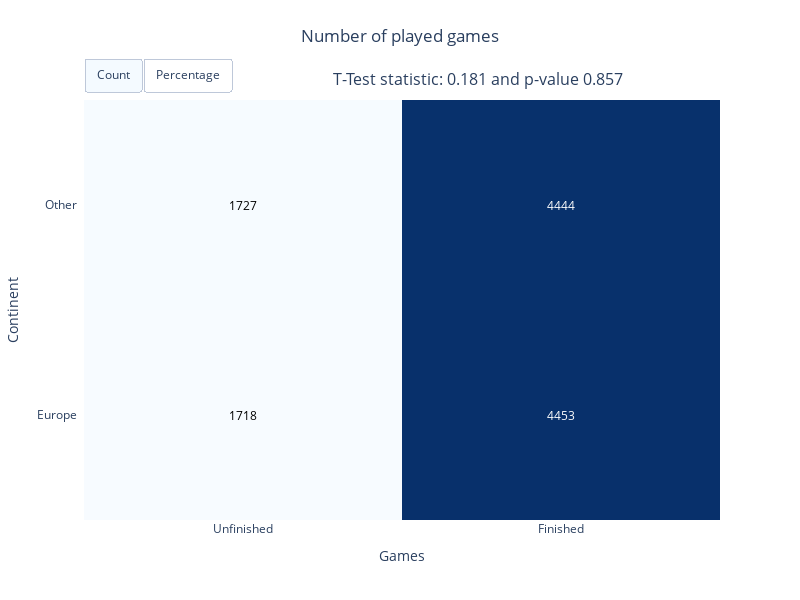

Notebook code for this chart:
### Markdown cell above
## Plot 6 - Observation study Results

### Code cell
fig_name = "paths_count_observe"
fig_title = "{} of played games"
fig_ylabel = "Continent"
fig_xlabel = "Games"


count = pd.crosstab(df_analysis_balanced["treatment"], df_analysis_balanced["isFinished"]).sort_index(ascending=False)
percentage = pd.crosstab(df_analysis_balanced["treatment"], df_analysis_balanced["isFinished"], normalize="columns").sort_index(ascending=False)
percentage = np.char.mod("%0.2f", percentage.values * 100)
percentage = np.core.defchararray.add(percentage, np.full(percentage.shape, " %", dtype='2U'))

test_results = scipy.stats.ttest_ind(df_analysis_balanced[df_analysis_balanced["treatment"]]["isFinished"], df_analysis_balanced[~df_analysis_balanced["treatment"]]["isFinished"])

fig = ff.create_annotated_heatmap(
    count.values,
    annotation_text=count.values,
    colorscale="Blues",
    x=["Unfinished", "Finished"],
    y=[TREATMENT_LABEL, CONTROL_LABEL]
)

count_annotations = fig.to_dict()["layout"]["annotations"]
percentage_annotations = []
for count_annot, percentage_annot in zip(count_annotations, percentage.flatten()):
    tmp_annot = copy.deepcopy(count_annot)
    tmp_annot["text"] = percentage_annot
    percentage_annotations.append(copy.deepcopy(tmp_annot))

second_title = dict(
    font={"color": fig.layout.title.font.color, "size": 16},
    text=f"T-Test statistic: {test_results.statistic:.3f} and p-value {test_results.pvalue:.3f}",
    xref="paper",
    yref="paper",
    x=0.85,
    y=1.08,
    showarrow=False
)

count_annotations.append(second_title)
percentage_annotations.append(second_title)

buttons = [
    dict(label="Count", method="update", args=[{}, {"annotations": count_annotations, "title": fig_title.format("Number")}]),
    dict(label="Percentage", method="update", args=[{}, {"annotations": percentage_annotations, "title": fig_title.format("Percentage")}]),
]

fig.update_layout(
    title=fig_title.format("Number"),
    title_x=0.5,
    title_y=.95,
    yaxis_title=fig_ylabel,
    xaxis_title=fig_xlabel,
    xaxis_side="bottom",
    width=FIGURE_WIDTH,
    height=FIGURE_HEIGHT,
    updatemenus=[dict(type="buttons", showactive=True, buttons=buttons, x=0, xanchor="left", y=1.1, yanchor="top", direction="right")],
    margin=dict(t=100),
    annotations=count_annotations
)

fig.write_html(os.path.join(PLOTS_PATH_HTML, f"{fig_name}_map.html"))
fig.write_image(os.path.join(PLOTS_PATH_PX, f"{fig_name}_map.pdf"))
fig.show()

### Figure 1 — Plotly figure (JSON) as saved in the notebook; plotly's stock layout.template omitted (floating-point values rounded to 4 significant figures)
{"data": [{"colorscale": [[0, "rgb(247,251,255)"], [0.125, "rgb(222,235,247)"], [0.25, "rgb(198,219,239)"], [0.375, "rgb(158,202,225)"], [0.5, "rgb(107,174,214)"], [0.625, "rgb(66,146,198)"], [0.75, "rgb(33,113,181)"], [0.875, "rgb(8,81,156)"], [1, "rgb(8,48,107)"]], "reversescale": false, "showscale": false, "type": "heatmap", "x": ["Unfinished", "Finished"], "y": ["Europe", "Other"], "z": [[1718, 4453], [1727, 4444]]}], "layout": {"annotations": [{"font": {"color": "#000000"}, "showarrow": false, "text": "1718", "x": "Unfinished", "xref": "x", "y": "Europe", "yref": "y"}, {"font": {"color": "#FFFFFF"}, "showarrow": false, "text": "4453", "x": "Finished", "xref": "x", "y": "Europe", "yref": "y"}, {"font": {"color": "#000000"}, "showarrow": false, "text": "1727", "x": "Unfinished", "xref": "x", "y": "Other", "yref": "y"}, {"font": {"color": "#FFFFFF"}, "showarrow": false, "text": "4444", "x": "Finished", "xref": "x", "y": "Other", "yref": "y"}, {"font": {"size": 16}, "showarrow": false, "text": "T-Test statistic: 0.181 and p-value 0.857", "x": 0.85, "xref": "paper", "y": 1.08, "yref": "paper"}], "height": 600, "margin": {"t": 100}, "title": {"text": "Number of played games", "x": 0.5, "y": 0.95}, "updatemenus": [{"buttons": [{"args": [{}, {"annotations": [{"font": {"color": "#000000"}, "showarrow": false, "text": "1718", "x": "Unfinished", "xref": "x", "y": "Europe", "yref": "y"}, {"font": {"color": "#FFFFFF"}, "showarrow": false, "text": "4453", "x": "Finished", "xref": "x", "y": "Europe", "yref": "y"}, {"font": {"color": "#000000"}, "showarrow": false, "text": "1727", "x": "Unfinished", "xref": "x", "y": "Other", "yref": "y"}, {"font": {"color": "#FFFFFF"}, "showarrow": false, "text": "4444", "x": "Finished", "xref": "x", "y": "Other", "yref": "y"}, {"font": {"color": null, "size": 16}, "showarrow": false, "text": "T-Test statistic: 0.181 and p-value 0.857", "x": 0.85, "xref": "paper", "y": 1.08, "yref": "paper"}], "title": "Number of played games"}], "label": "Count", "method": "update"}, {"args": [{}, {"annotations": [{"font": {"color": "#000000"}, "showarrow": false, "text": "49.87 %", "x": "Unfinished", "xref": "x", "y": "Europe", "yref": "y"}, {"font": {"color": "#FFFFFF"}, "showarrow": false, "text": "50.05 %", "x": "Finished", "xref": "x", "y": "Europe", "yref": "y"}, {"font": {"color": "#000000"}, "showarrow": false, "text": "50.13 %", "x": "Unfinished", "xref": "x", "y": "Other", "yref": "y"}, {"font": {"color": "#FFFFFF"}, "showarrow": false, "text": "49.95 %", "x": "Finished", "xref": "x", "y": "Other", "yref": "y"}, {"font": {"color": null, "size": 16}, "showarrow": false, "text": "T-Test statistic: 0.181 and p-value 0.857", "x": 0.85, "xref": "paper", "y": 1.08, "yref": "paper"}], "title": "Percentage of played games"}], "label": "Percentage", "method": "update"}], "direction": "right", "showactive": true, "type": "buttons", "x": 0, "xanchor": "left", "y": 1.1, "yanchor": "top"}], "width": 800, "xaxis": {"dtick": 1, "gridcolor": "rgb(0, 0, 0)", "side": "bottom", "ticks": "", "title": {"text": "Games"}}, "yaxis": {"dtick": 1, "ticks": "", "ticksuffix": "  ", "title": {"text": "Continent"}}}}
